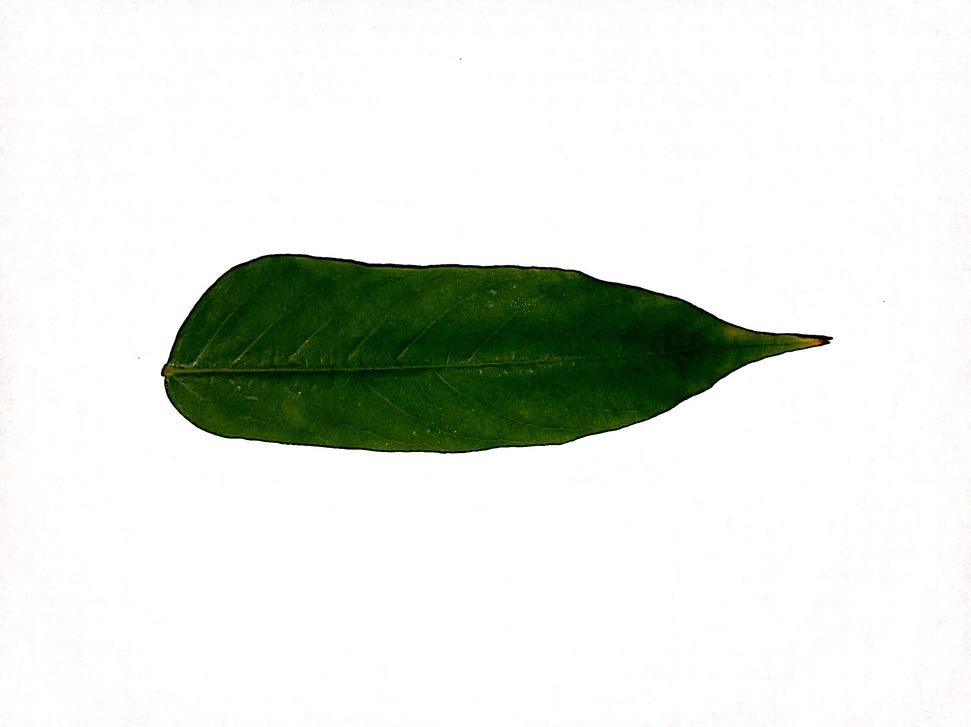
#> input picture belimbing_wuluh/051.JPG, 971 x 727 px, shrunk from 2560 x 1916 before the run, found by its file name
$ jupyter execute split_merge.ipynb   (shell and % lines are left out)
#> lines starting #> are read from the running program, lines starting #| are printed output that depends on the picture
<a href="https://colab.research.google.com/github/balpr/leafication/blob/main/image_fundamental/split_merge.ipynb" target="_parent"></a>

[cell 1]
# import the necessary packages
from matplotlib import pyplot as plt
import numpy as np
import argparse
import cv2

[cell 2]
def plt_imshow(title, image):
	# convert the image frame BGR to RGB color space and display it
	image = cv2.cvtColor(image, cv2.COLOR_BGR2RGB)
	plt.imshow(image)
	plt.title(title)
	plt.grid(False)
	plt.show()

[cell 3]
# since we are using Jupyter Notebooks we can replace our argument
# parsing code with *hard coded* arguments and values
args = {
	"image": "051.JPG"
}

[cell 4]
# load the input image and grab each channel -- note how OpenCV
# represents images as NumPy arrays with channels in Blue, Green,
# Red ordering rather than Red, Green Blue
image = cv2.imread(args["image"])
#> image is the input picture: shape (727, 971, 3); mean B, G, R 221.5, 228, 223.3
(B, G, R) = cv2.split(image)
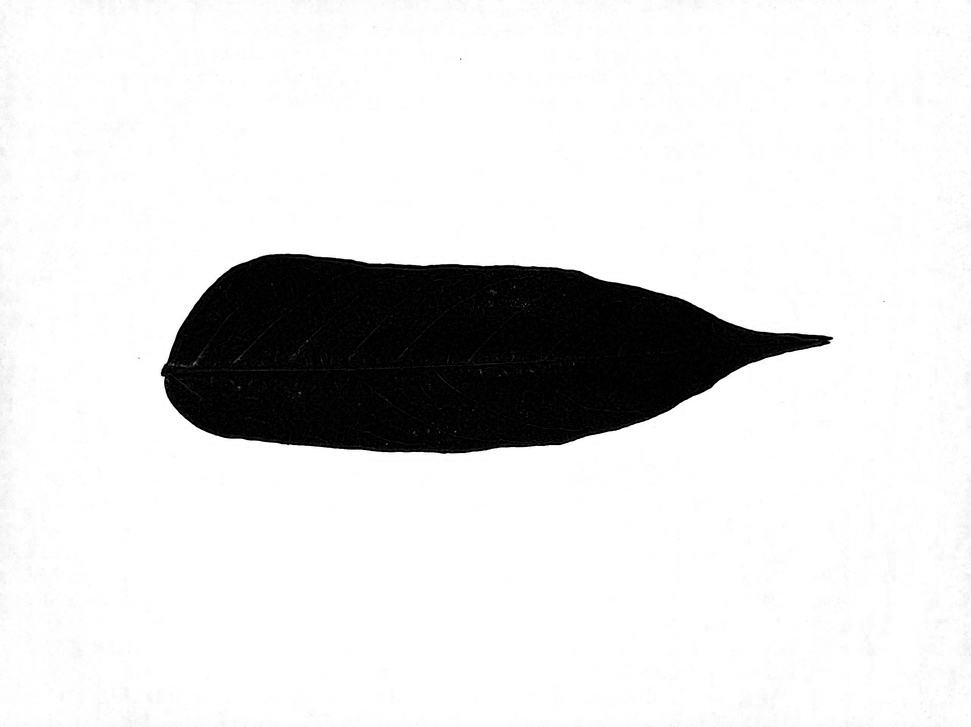
#> B: shape (727, 971); min 0, max 255, mean 221.5
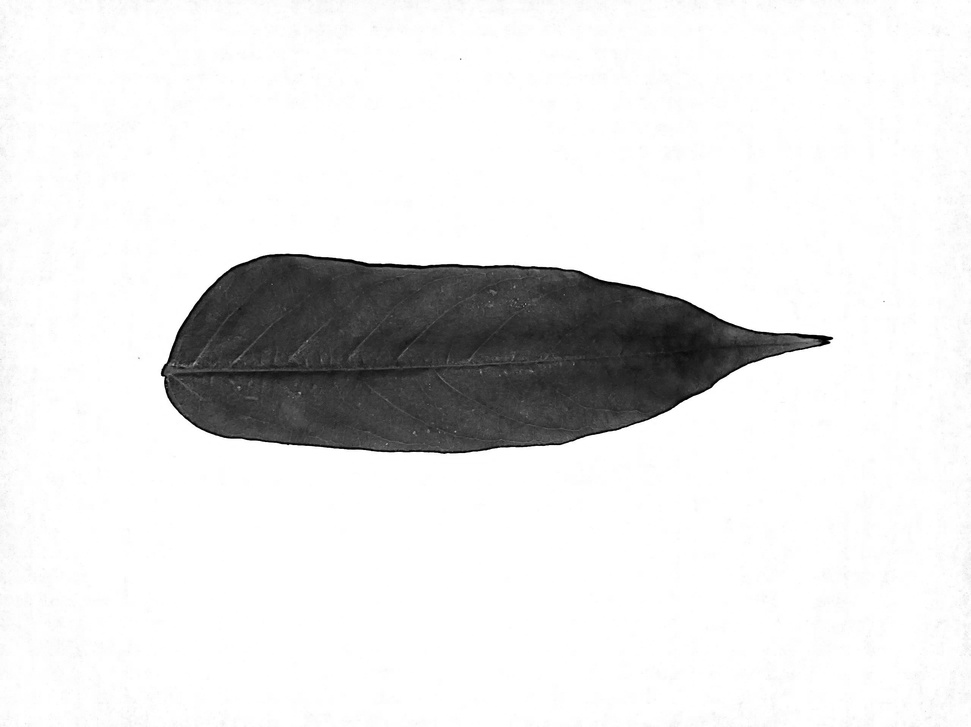
#> G: shape (727, 971); min 0, max 255, mean 228
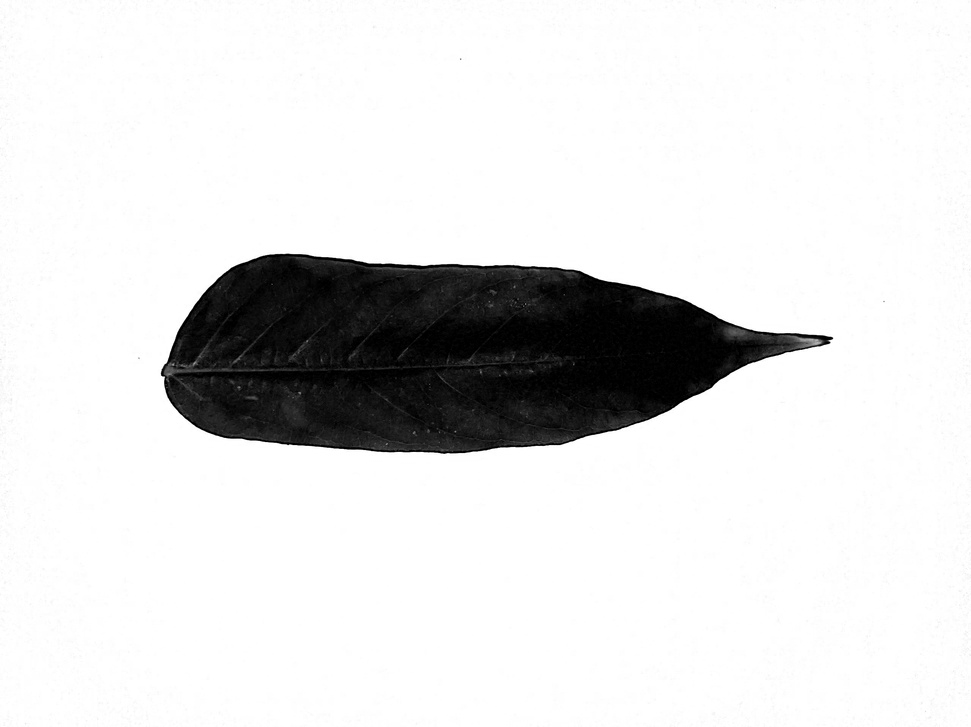
#> R: shape (727, 971); min 0, max 255, mean 223.3

# show each channel individually
plt_imshow("Red", R)
plt_imshow("Green", G)
plt_imshow("Blue", B)

[cell 5]
merged = cv2.merge([B, G, R])
plt_imshow("Merged", merged)

[cell 6]
# visualize each channel in color
zeros = np.zeros(image.shape[:2], dtype="uint8")
plt_imshow("Red", cv2.merge([zeros, zeros, R]))
#> in plt_imshow (call 5), `image = cv2.cvtColor(image, cv2.COLOR_BGR2RGB)`:
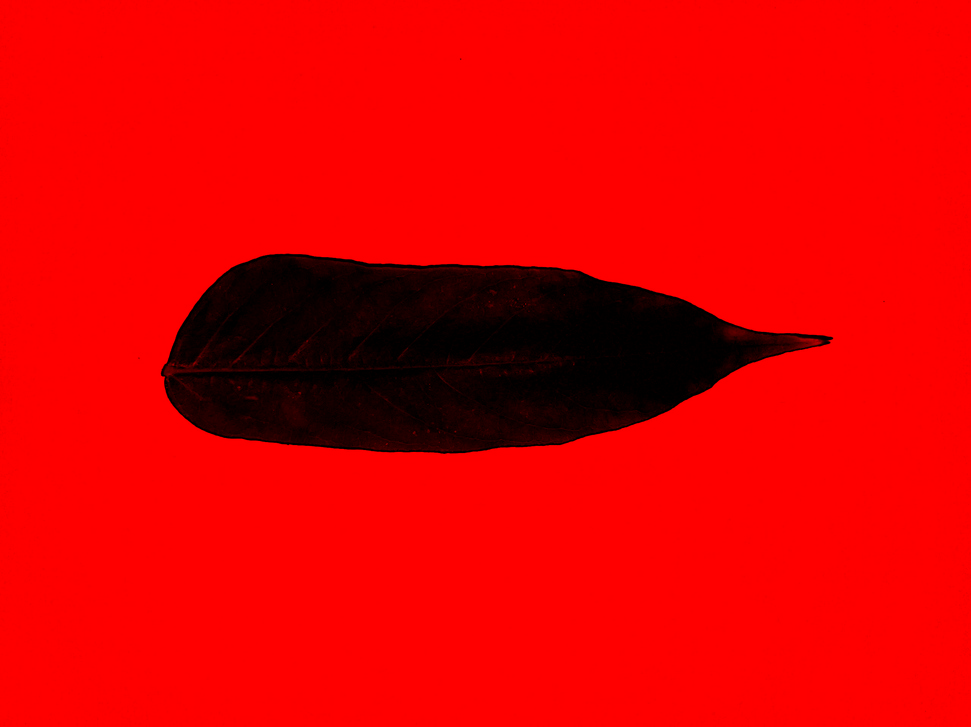
#> image: shape (727, 971, 3); mean R, G, B 223.3, 0, 0
plt_imshow("Green", cv2.merge([zeros, G, zeros]))
#> in plt_imshow (call 6), `image = cv2.cvtColor(image, cv2.COLOR_BGR2RGB)`:
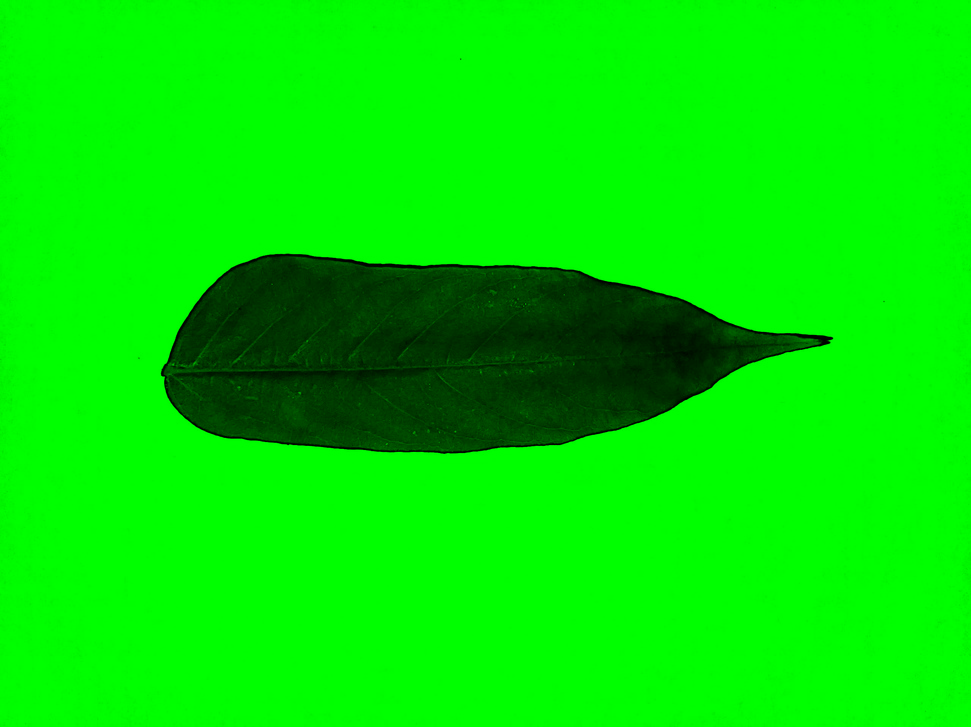
#> image: shape (727, 971, 3); mean R, G, B 0, 228, 0
plt_imshow("Blue", cv2.merge([B, zeros, zeros]))
#> in plt_imshow (call 7), `image = cv2.cvtColor(image, cv2.COLOR_BGR2RGB)`:
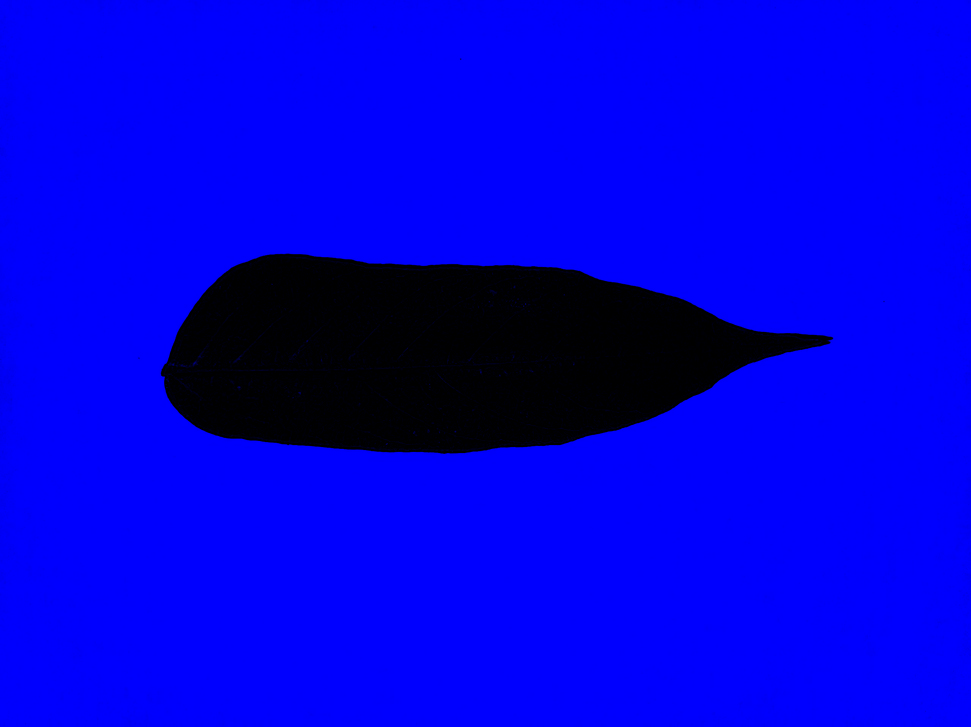
#> image: shape (727, 971, 3); mean R, G, B 0, 0, 221.5

$ run again, with belimbing_wuluh/052.JPG copied over belimbing_wuluh/051.JPG
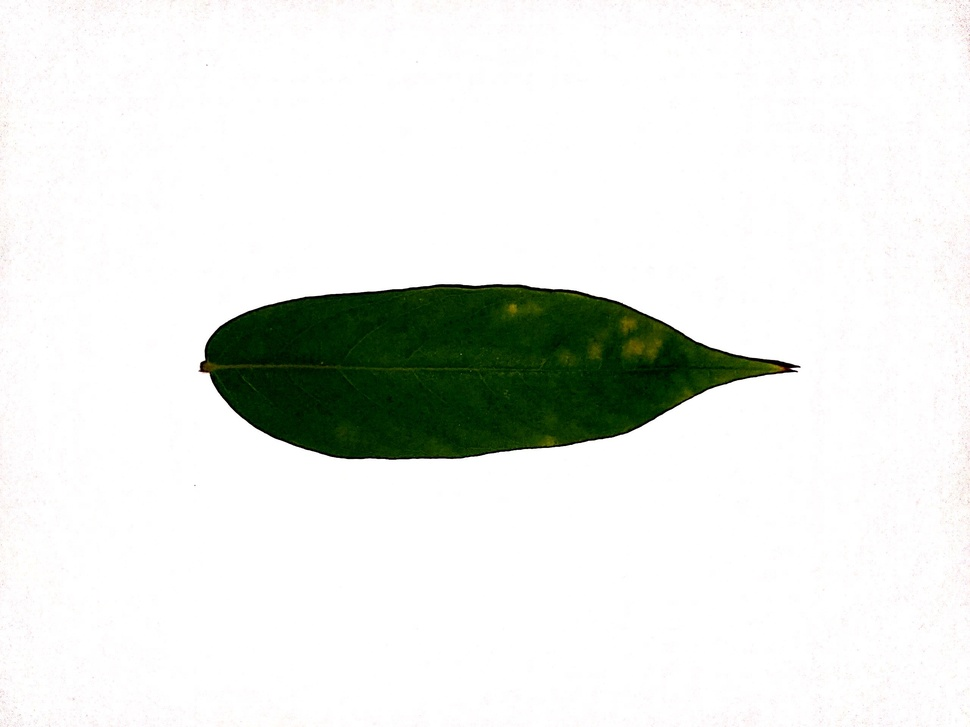
#> input picture belimbing_wuluh/052.JPG, 970 x 727 px, shrunk from 2560 x 1920 before the run, found by its file name
#> image is the input picture: shape (727, 970, 3); mean B, G, R 228.3, 232.3, 229.3
#> in plt_imshow (call 6), `image = cv2.cvtColor(image, cv2.COLOR_BGR2RGB)`:
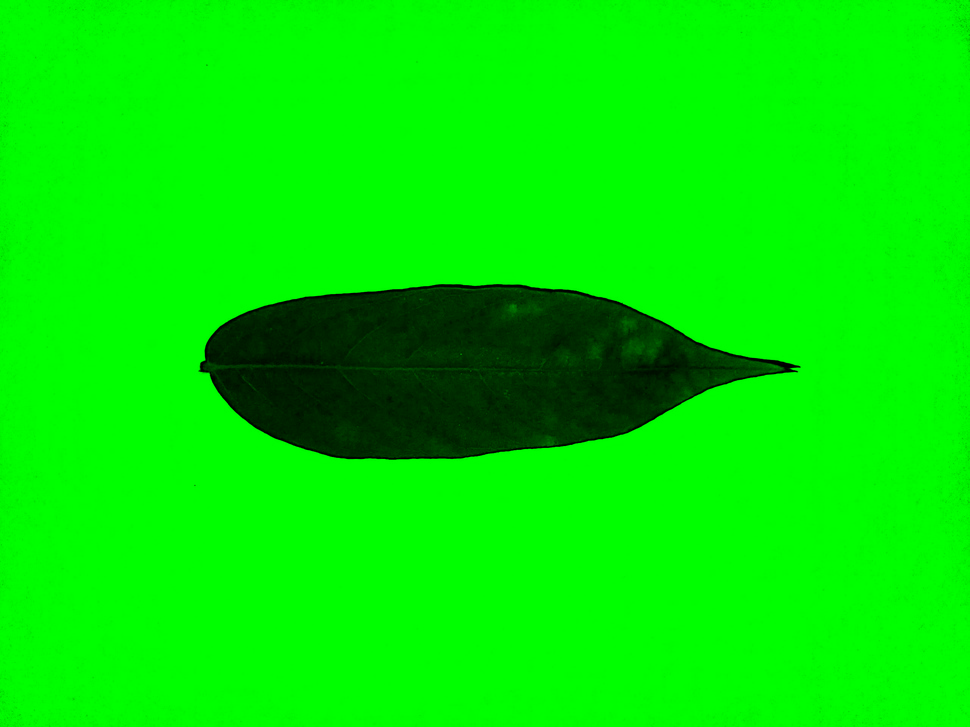
#> image: shape (727, 970, 3); mean R, G, B 0, 232.3, 0
#> in plt_imshow (call 7), `image = cv2.cvtColor(image, cv2.COLOR_BGR2RGB)`:
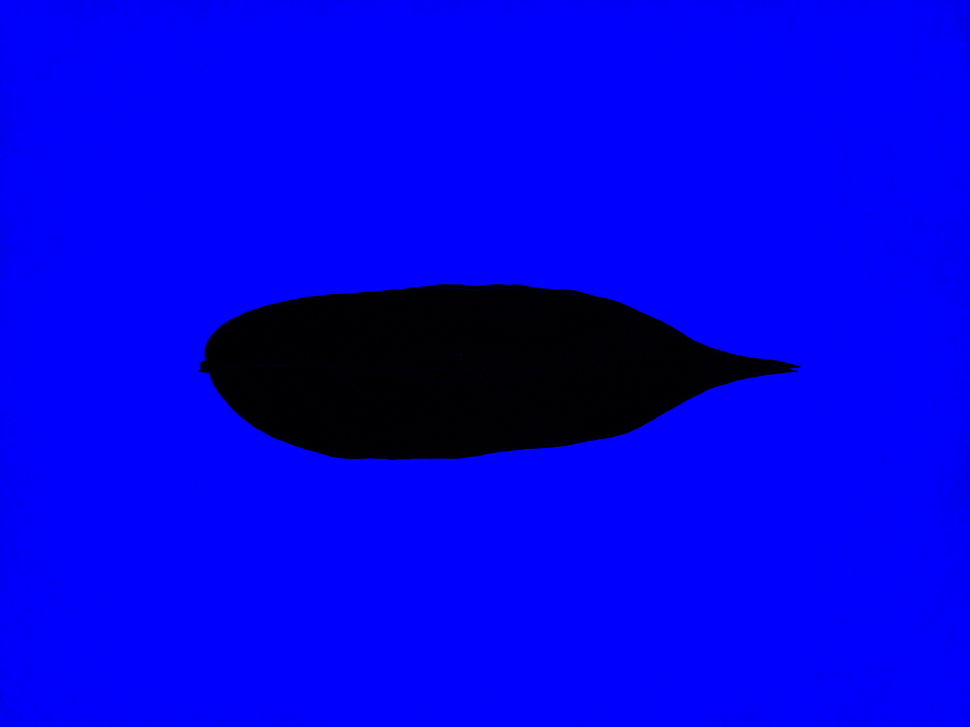
#> image: shape (727, 970, 3); mean R, G, B 0, 0, 228.3
